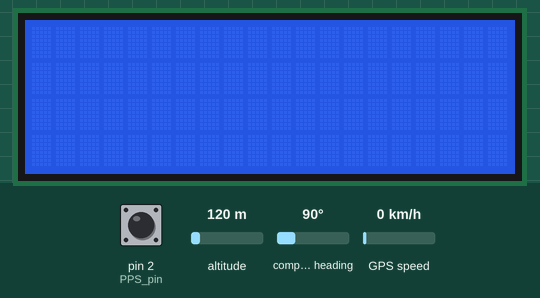
The sketch below on a simulated Arduino Uno, built with avr-gcc and run on an emulated ATmega328P. Shown: 20×4 character LCD. Inputs (shaded band) come from the test bench; at power-on: pin 2 (PPS_pin) LOW, altitude 120 m, compass heading 90°, GPS speed 0 km/h. The GPS gets a fix after 3 s at 37.7749, -122.4194 with 8 satellites.

Above: at 1.7 s.
1.8 s: pin 2 (PPS_pin) driven HIGH
At 2.6 s:
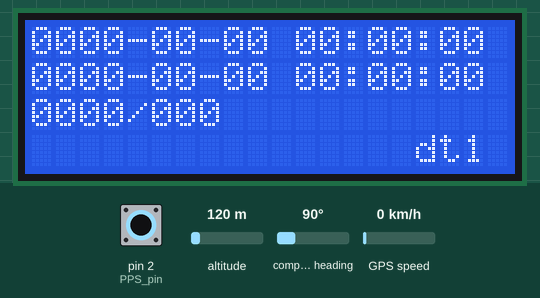
3.3 s: pin 2 (PPS_pin) pulsed LOW 5 times (0.12 s each, 0.3 s apart)
At 5.5 s:
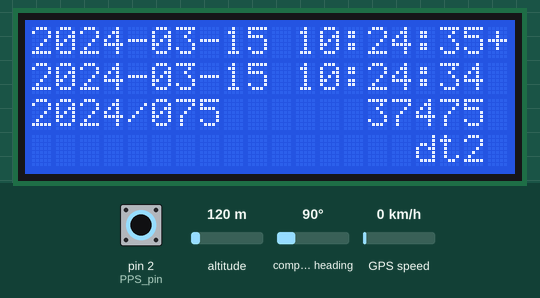
Timing chart, 0 to 7.0 s (numbered marks = the images above; inputs shaded):
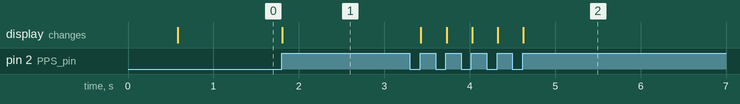

Measured:
- after the input at 1.8 s, the display: changes at once (image 1)
- after the input at 3.3 s, the display: first changes after 0.13 s (image 2 shows a later state)

The sketch:

gpsclocksync.ino
```cpp
/*
 * GPS Clock Syncer
 *
 * Part 1 of 2 for a GPS driven IRIG-B wall clock.
 *
 * - Gets time sync from GPS receiver
 * - I2C slave that sends next second time data to IRIG-B generator
 * - Outputs current time to LCD panel
 */

#include <LiquidCrystal.h>
//#include <TimeLib.h>
#include <TinyGPS.h>       // http://arduiniana.org/libraries/TinyGPS/
#include <SoftwareSerial.h>
#include <Wire.h>
//#include <RTClib.h>     // https://github.com/mizraith/RTClib
//#include <RTC_DS3231.h> // https://github.com/mizraith/RTClib

TinyGPS gps;

/*
   Set GPS serial pins
   Can't use SoftwareSerial if we need to be picky with timer interrupts
   (interrupts are disabled during TX/RX)
*/
// redboard: GPS TX pin 8; GPS RX pin 9
SoftwareSerial SerialGPS(8, 9);
// trinket: GPS TX pin 4; GPS RX pin 5
//SoftwareSerial SerialGPS(4, 5);
// GPS TX pin 0; GPS RX pin 1
//#define SerialGPS Serial

// LCD pin assignments
// redboard
const byte rs = 12, en = 11, d4 = 7, d5 = 6, d6 = 5, d7 = 4;
// pro trinket
//const byte rs = 8, en = 6, d4 = 10, d5 = 11, d6 = 12, d7 = 13;
//const byte rs = 7, en = 8, d4 = 9, d5 = 10, d6 = 11, d7 = 12;
//const byte rs = 12, en = 11, d4 = 5, d5 = 4, d6 = 3, d7 = 2;
LiquidCrystal lcd(rs, en, d4, d5, d6, d7);

// 1PPS (1 pulse per second) pin on GPS module
// has 10k pulldown resistor
// redboard
const byte PPS_pin = 2;
// pro trinket
//const byte PPS_pin = 3;
//const byte PPS_pin = 7;


#define I2C_SLAVE_ADDR 9

volatile byte updateLCD = 0;  // Bitmask telling main loop to update the LCD
// OR these bits together to update various strings on LCD
#define LCD_UPDATE_DATE B00000001
#define LCD_UPDATE_TIME B00000010

typedef struct irig_datetime {
  byte second, minute, hour;
  byte day, month;   // not used by IRIG-B
  unsigned int year;
  unsigned int dayOfYear;
  unsigned long sbs; // straight binary seconds (17-bit number)
};

// Two rotating datetime structs; one is set after NMEA parsed
irig_datetime dt1;
irig_datetime dt2;

// Pointers for next (written) and current (read) datetime
volatile irig_datetime* nextDt;
volatile irig_datetime* currentDt;
// A zeroed out datetime is sent over I2C if a valid time can't be sent
const irig_datetime dt0 = {};
const irig_datetime* zeroDt = &dt0;

//volatile bool clockValid = false; // Prevent displaying 2000-00-00 00:00:01 at startup
// FIXME
volatile bool nextDtValid = false;
volatile bool currentDtValid = false;

volatile unsigned int ticks = 0;  // Number of timer1 interrupts since 1PPS pulse
bool blinkState = true; // Toggles each second: used for blinking stuff on LCD
char colon = ':';

void setup()
{
  Wire.begin(I2C_SLAVE_ADDR);
  Wire.onRequest(requestEvent);
  //Wire.onReceive(receiveEvent);

  SerialGPS.begin(9600);
  delay(500);
  lcd.begin(20, 4);

  // Look for pulse on 1PPS pin
  attachInterrupt(digitalPinToInterrupt(PPS_pin), ppsInterrupt, RISING);
}

// Send next second's datetime when requested, if valid
void requestEvent() {
//  Wire.write((char *) nextDt, sizeof(irig_datetime));
  if (nextDtValid)
    Wire.write((char *) nextDt, sizeof(irig_datetime));
  else
    Wire.write((char *) zeroDt, sizeof(irig_datetime));
}

// ISR to
// * send IRIG start-of-second marker when 1PPS pin goes high
// * reset variables to start of second conditions
void ppsInterrupt () {
  //digitalWriteFast(IRIG_pin, HIGH);
  //ticks = 0;
  // If NMEA sentence couldn't be parsed last second it will start out true
  //parseNMEA = false;
  // Swap current/next datetime pointers
  if (currentDt == &dt1) {
    currentDt = &dt2;
    nextDt = &dt1;
  } else {
    currentDt = &dt1;
    nextDt = &dt2;
  }

  currentDtValid = nextDtValid;
  nextDtValid = false;
  updateLCD = LCD_UPDATE_DATE | LCD_UPDATE_TIME;
}

void updateNextDt() {
  // when TinyGPS reports new data...
  unsigned long age;
  word Year;
  byte Month, Day, Hour, Minute, Second;
  gps.crack_datetime(&Year, &Month, &Day, &Hour, &Minute, &Second, NULL, &age);
  nextDtValid = false;
  if (age < 500) {
    // Add 1 second to time since it's already out of date
    nextDt->second = Second + 1;
    if (nextDt->second <= 59) {
      nextDt->minute = Minute;
      nextDt->hour = Hour;
      nextDt->day = Day;
      nextDt->month = Month;
      nextDt->year = Year;
    } else {
      nextDt->second = 0;
      nextDt->minute = Minute + 1;
      if (nextDt->minute <= 59) {
        nextDt->hour = Hour;
        nextDt->day = Day;
        nextDt->month = Month;
        nextDt->year = Year;
      } else {
        nextDt->minute = 0;
        nextDt->hour = Hour + 1;
        if (Hour <= 23) {
          nextDt->day = Day;
          nextDt->month = Month;
          nextDt->year = Year;
        } else {
          nextDt->hour = 0;
          nextDt->day = Day + 1;
          // Forget about month and year rollover for now.
          nextDt->month = Month;
          nextDt->year = Year;
        }
      }
    }
    // Calculate straight binary seconds
    nextDt->sbs = (unsigned long)nextDt->hour * 3600 + (unsigned int)nextDt->minute * 60 + nextDt->second;
    //nextDt->sbs = (unsigned long) 0;

    // Calculate day of year
    // If March or later, we need to know whether it's a leap year
    byte leapYear;
    if (nextDt->month > 2) {
      //unsigned int fullYear = century * 100 + nextDt->year;
      if (nextDt->year % 4 != 0)
        leapYear = 0;
      else if (nextDt->year % 100 != 0)
        leapYear = 1;
      else if (nextDt->year % 400 != 0)
        leapYear = 0;
      else
        leapYear = 1;
    }
    switch (nextDt->month) {
      case 1: // January
        nextDt->dayOfYear = nextDt->day;
        break;
      case 2: // February
        nextDt->dayOfYear = 31 + nextDt->day;
        break;
      case 3: // March
        nextDt->dayOfYear = 31 + 28 + leapYear + nextDt->day;
        break;
      case 4: // April
        nextDt->dayOfYear = 31 + 28 + leapYear + 31 + nextDt->day;
        break;
      case 5: // May
        nextDt->dayOfYear = 31 + 28 + leapYear + 31 + 30 + nextDt->day;
        break;
      case 6: // June
        nextDt->dayOfYear = 31 + 28 + leapYear + 31 + 30 + 31 + nextDt->day;
        break;
      case 7: // July
        nextDt->dayOfYear = 31 + 28 + leapYear + 31 + 30 + 31 + 30 + nextDt->day;
        break;
      case 8: // August
        nextDt->dayOfYear = 31 + 28 + leapYear + 31 + 30 + 31 + 30 +
                    31 + nextDt->day;
        break;
      case 9: // September
        nextDt->dayOfYear = 31 + 28 + leapYear + 31 + 30 + 31 + 30 +
                    31 + 31 + nextDt->day;
        break;
      case 10: // October
        nextDt->dayOfYear = 31 + 28 + leapYear + 31 + 30 + 31 + 30 +
                    31 + 31 + 30 + nextDt->day;
        break;
      case 11: // November
        nextDt->dayOfYear = 31 + 28 + leapYear + 31 + 30 + 31 + 30 +
                    31 + 31 + 30 + 31 + nextDt->day;
        break;
      case 12: // December
        nextDt->dayOfYear = 31 + 28 + leapYear + 31 + 30 + 31 + 30 +
                    31 + 31 + 30 + 31 + 30 + nextDt->day;
        break;
    }
    nextDtValid = true;
  }
}

void loop()
{
  // Parse NMEA string when it's available
  while (SerialGPS.available()) {
    if (gps.encode(SerialGPS.read()))
      updateNextDt();
  }

  if (updateLCD) {
    if (doLCDupdate());
      updateLCD = 0;
  }
}

static bool doLCDupdate() {
  unsigned int bytesWritten = 0;

  if (updateLCD & LCD_UPDATE_TIME) {
    char time_disp[11];
    if (currentDtValid)
        sprintf(time_disp, " %02d%c%02d%c%02d+",
                        currentDt->hour, colon,
                        currentDt->minute, colon,
                        currentDt->second);
    else
        sprintf(time_disp, " %02d%c%02d%c%02d ",
                        currentDt->hour, colon,
                        currentDt->minute, colon,
                        currentDt->second);
    lcd.setCursor(10, 0);
    bytesWritten += lcd.print(time_disp);
    if (nextDtValid)
        sprintf(time_disp, " %02d%c%02d%c%02d+",
                        nextDt->hour, colon,
                        nextDt->minute, colon,
                        nextDt->second);
    else
        sprintf(time_disp, " %02d%c%02d%c%02d ",
                        nextDt->hour, colon,
                        nextDt->minute, colon,
                        nextDt->second);
    lcd.setCursor(10, 1);
    bytesWritten += lcd.print(time_disp);

    // Straight Binary Seconds
    if (currentDtValid) {
      char sbs_disp[6];
      sprintf(sbs_disp, "%05lu", currentDt->sbs);
      lcd.setCursor(14, 2);
      bytesWritten += lcd.print(sbs_disp);
    }

    // Show whether dt1 or dt2 was used
    lcd.setCursor(16, 3);
    if (currentDt == &dt1)
      bytesWritten += lcd.print("dt1");
    else
      bytesWritten += lcd.print("dt2");

  }

  if (updateLCD & LCD_UPDATE_DATE) {
    char date_disp[11];
    sprintf(date_disp, "%04d-%02d-%02d", currentDt->year, currentDt->month, currentDt->day);
    lcd.setCursor(0, 0);
    bytesWritten += lcd.print(date_disp);
    sprintf(date_disp, "%04d-%02d-%02d", nextDt->year, nextDt->month, nextDt->day);
    lcd.setCursor(0, 1);
    bytesWritten += lcd.print(date_disp);

    // Show Julian day of year
    lcd.setCursor(0, 2);
    char doy_disp[9];
    sprintf(doy_disp, "%04d/%03d", currentDt->year, currentDt->dayOfYear);
    bytesWritten += lcd.print(doy_disp);
  }

  if (currentDtValid) {
    if (blinkState) {
      colon = ':';
      blinkState = !blinkState;
    } else {
      colon = '.';
      blinkState = !blinkState;
    }
  }

  if (bytesWritten > 0)
    return true;
  else
    return false;
}
```
